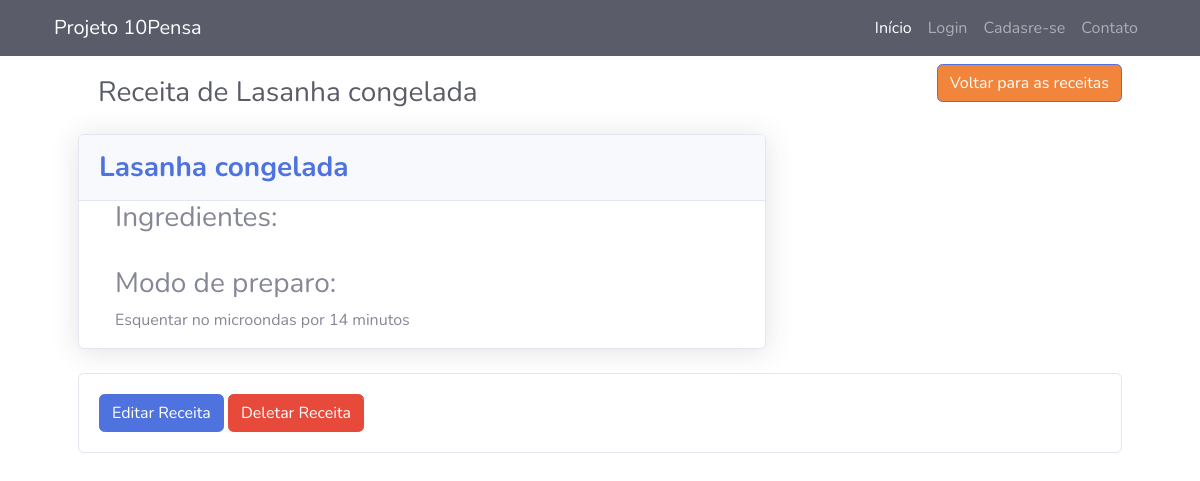
/accounts/perfil/receita/6/, run on an earlier commit of the app's database.
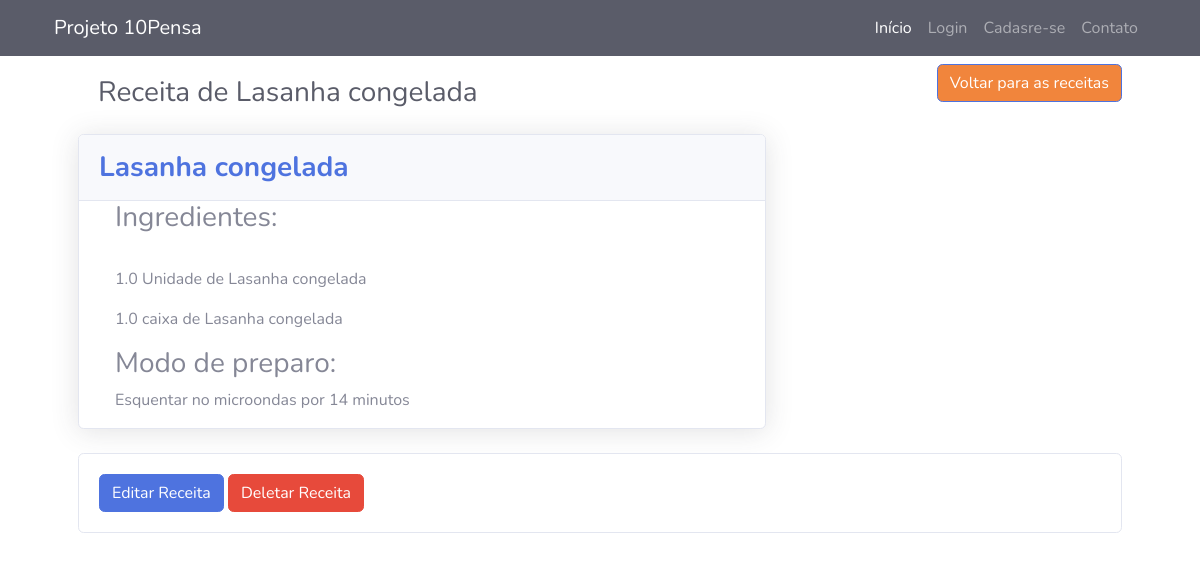
And on a later commit of the database.
### accounts/models.py (models this page shows, shortened)
class Receita(models.Model):
    id = models.AutoField(primary_key=True)
    nome = models.CharField(max_length=250)
    descricao = models.TextField(verbose_name="Modo de Preparo")
    is_active = models.BooleanField(default=True)
    usuario = models.ForeignKey(
        User, null=True, blank=True, on_delete=models.CASCADE)
    objects = models.Manager()
    def get_absolute_url_update(self):
        return reverse('receita_edit',args=[self.pk])

class Ingrediente(models.Model):
    id = models.AutoField(primary_key=True)
    nome = models.CharField(max_length=250)
    quantidade = models.FloatField()
    is_active = models.BooleanField(default=True)
    receita = models.ForeignKey(
        Receita, null=True, blank=True, on_delete=models.CASCADE)
    tipo = models.CharField(max_length=30)

### accounts/views.py (the view)
# urls.py: path('perfil/receita/<int:pk>/', views.ReceitaDetailView.as_view(), name='receita_detail'),
class ReceitaDetailView(DetailView):
    model = Receita
    template_name = 'accounts/receita_detail.html'

### accounts/templates/accounts/receita_detail.html (shortened to what this page needs)
{% extends 'base.html' %}
{% load static %}
{% block content %}
<div class="container-fluid">
    <div class="d-sm-flex align-items-center justify-content-between mb-4">
        <h1 class="h3 mb-0 text-gray-800" style="margin: 20px;">Receita de {{ object.nome }}</h1>
        <p class="card-text"><a href="{% url 'receitas' %}">
            <button class="btn btn-primary" style="background-color: rgb(241, 133, 60);"> Voltar para as receitas</button></a></p>
    </div>
    <main>
        <div class="row">
            <div class="col-xl-8 col-lg-7">
                <div class="card shadow mb-4">
                    <div
                        class="card-header py-3 d-flex flex-row align-items-center justify-content-between">
                        <h3 class="m-0 font-weight-bold text-primary">{{object.nome}}</h3>
                    </div>
                <div class="container">
                    <div class="col-xl-8 col-lg-7">
                        <h3>Ingredientes:</h3><br>
                        {% for ingrediente in object.ingrediente_set.all %}
                        <p>{{ ingrediente.quantidade }} {{ ingrediente.tipo }} de {{ ingrediente.nome }}</p>
                        {% endfor %}
                        <h3>Modo de preparo: </h3>
                        <p>{{ object.descricao }} </p>
                    </div>
                </div>
            </div>
        </div>
    </main>
    <div class="card" >
        <div class="card-body">
            <a href="{{ object.get_absolute_url_update }}" class="btn btn-primary">Editar Receita </a>
            <a href="{% url 'receita_delete' object.pk %}" class="btn btn-danger"> Deletar Receita </a>
          </div>
    </div>
</div>
{% endblock content %}

### templates/base.html (shortened to what this page needs)
{% load static %}
<!DOCTYPE html>
<html lang="pt-br">
<head>
    <link href={% static 'vendor/fontawesome-free/css/all.min.css' %} rel="stylesheet" type="text/css">
    <link href={% static 'vendor/bootstrap/css/bootstrap.min.css' %} rel="stylesheet">
    <link href={% static 'css/sb-admin-2.min.css' %} rel="stylesheet">
</head>
<body>
    <nav class="navbar navbar-expand-lg navbar-dark bg-dark static-top">
        <div class="container">
        <a class="navbar-brand" href="/">Projeto 10Pensa</a>
        <div class="collapse navbar-collapse" id="navbarResponsive">
            <ul class="navbar-nav ml-auto">
            <li class="nav-item active">
                <a class="nav-link" href="/">Início
                </a>
            </li>
            {% if user.is_authenticated %}
            <li class="nav-item">
                <a class="nav-link" style="color: salmon;" href="{% url 'despensa' %}">Despensa de {{user.first_name}}</a>
            </li>
            <li class="nav-item">
                <a class="nav-link" style="color: salmon;" href="{% url 'receitas' %}">Receitas</a>
            </li>
            <li class="nav-item">
                <a class="nav-link" href="{% url 'perfil' %}">Seu perfil</a>
            </li>
            <li class="nav-item">
                <a class="nav-link" href="{% url 'logout' %}">Logout</a>
            </li>
            {% else %}
            <li class="nav-item">
                <a class="nav-link" href="{% url 'login' %}">Login</a>
            </li>
            <li class="nav-item">
                <a class="nav-link" href="{% url 'signup' %}">Cadasre-se</a>
            </li>
            {% endif %}
            <li class="nav-item">
                <a class="nav-link" href="#">Contato</a>
            </li>
            </ul>
        </div>
        </div>
    </nav>
    <div class="container">
        {% block content %} {% endblock content %}
    </div>
</body>
</html>

What changed in the data, as far as the page shows it:
added Ingrediente: quantidade "1.0", tipo "Unidade", nome "Lasanha congelada"
added Ingrediente: quantidade "1.0", tipo "caixa", nome "Lasanha congelada"
